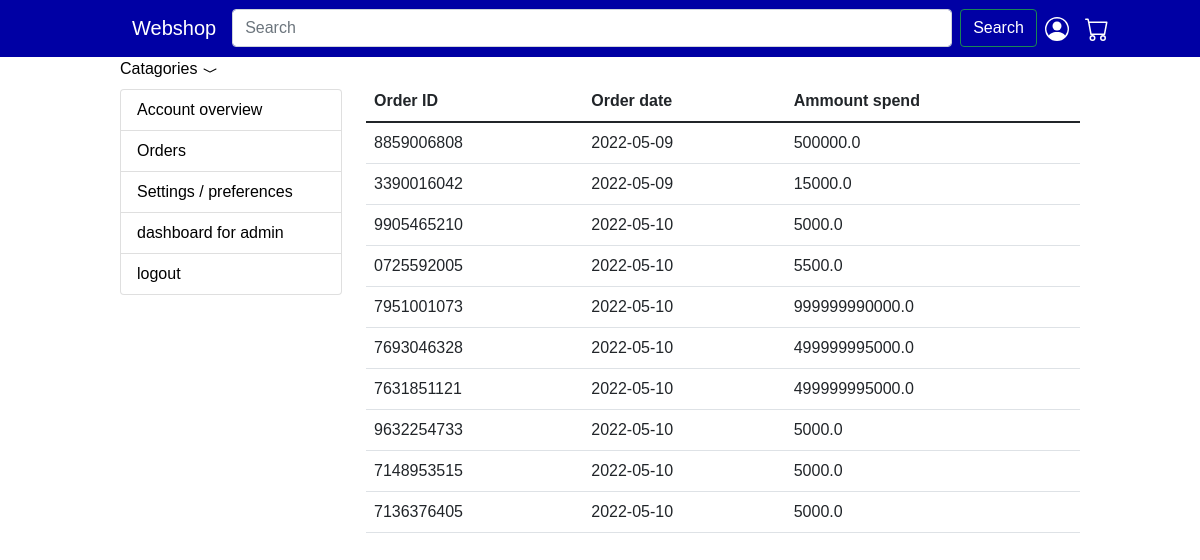
/orders (signed in), run on the app's committed database.
### models.py (models this page shows)
class BaseModel(Model):
    class Meta:
        database = db

class Orders(BaseModel):
    user = ForeignKeyField(BaseModel)
    product = ForeignKeyField(Products)
    ammount = IntegerField()
    order_date = DateField()
    order_id = CharField()
    order_product_price =  FloatField()

### main.py (the view)
@app.route('/orders')
@login_required
def show_orders():
    items = orders.get_order_list_from_user(current_user)
    return render_template('orders.html', items = items, query_catagories = query_catagories)

### main.py (called while the page is built)
@app.before_request
def make_session_permenant():
    session.permanent = True
    app.permanent_session_lifetime = timedelta(minutes=120)

@login_manager.user_loader
def load_user(user_id):
    return Users.get(user_id)

### orders.py (called while the page is built)
def get_order_list_from_user(user):
    query = Orders.select().where(Orders.user_id == user.user_id)
    my_list = []
    if query.exists():
        for item in query:
            my_list.append(item.order_id)
    user_orders_list = list(dict.fromkeys(my_list))
    if user_orders_list:
        nested_dict = {}
        i = 1
        for item in user_orders_list:
            order_ammount = 0
            order_item = Orders.select().where(Orders.order_id == item)
            for object in order_item:
                order_date = object.order_date
                order_ammount = order_ammount + (object.ammount * object.order_product_price)
            nested_dict[i] = {'order_id' : item, 'order_date' : order_date, 'order_ammount' : order_ammount}
            i = i + 1
        return nested_dict
    else:
        print('order list is empty')

### templates/orders.html
{% extends "base.html" %}
{% block content %}
<div class="row">
    {% include 'sidebar.html' %}
    <div class="col-9">
    {% if items %}
    <table class="table">
        <thead class="thead-dark">
            <tr>
                <th>Order ID</th>
                <th>Order date</th>
                <th>Ammount spend</th>
            </tr>
        </thead>
        <tbody>
            {% for item in items.values()%}
            <tr>
                <td>{{ item['order_id'] }}</td>
                <td>{{ item['order_date']}}</td>
                <td>{{ item['order_ammount']}}</td>
            </tr>
            {% endfor %}
        </tbody>
    </table>
    {% else %}
        <h3>You have nothing ordered yet</h3>
    {% endif %}
</div>
</div>
{% endblock content %}

### templates/base.html (shortened to what this page needs)
<!DOCTYPE html>
<html>
    <head>
        <link href="https://cdn.jsdelivr.net/npm/bootstrap@5.1.3/dist/css/bootstrap.min.css" rel="stylesheet">
        <link rel="stylesheet" type="text/css" href="{{ url_for('static', filename='style.css') }}" />
    </head>
    <body>
          <nav class="navbar navbar-expand-lg navbar-light bg-light nav_blue">
            <div class="container-fluid margin_left_10">
              <a class="navbar-brand" href="/products">Webshop</a>
              <div class="collapse navbar-collapse" id="navbarTogglerDemo02">
                <form class="d-flex" method="post" action="/search">
                  <input class="form-control me-2" type="search" style="width: 60vw;" placeholder="Search" aria-label="Search" name="Search">
                  <button class="btn btn-outline-success" type="submit">Search</button>
                </form>
                <ul class="navbar-nav me-auto mb-2 mb-lg-0 ">
                      <li class="nav-item">
                          <a class="nav-link" href="/account"></a>
                        </li>
                      <li class="nav-item">
                          <a class="nav-link" href="/cart"></a>
                        </li>
                </ul>
              </div>
            </div>
          </nav>
          <div class="dropdown show">
            <a class="" href="#" role="button" id="dropdownMenuLink" data-toggle="dropdown" aria-haspopup="true" aria-expanded="false">
              Catagories <svg xmlns="http://www.w3.org/2000/svg" width="16" height="16" fill="currentColor" class="bi bi-chevron-compact-down" viewBox="0 0 16 16">
                <path fill-rule="evenodd" d="M1.553 6.776a.5.5 0 0 1 .67-.223L8 9.44l5.776-2.888a.5.5 0 1 1 .448.894l-6 3a.5.5 0 0 1-.448 0l-6-3a.5.5 0 0 1-.223-.67z"/>
              </svg>
            </a>
          </div>
        {% block content %}
        {% endblock %}
    </body>
</html>

### templates/sidebar.html
<div class="col-3 list_overview">
    <ul class="list-group mt-2">
        <li class="list-group-item">
            <a href="/user/dashboard">Account overview</a>
        </li>
        <li class="list-group-item">
            <a href="/orders">Orders</a>
        </li>
        <li class="list-group-item">
            <a href="/?">Settings / preferences</a>
        </li>
        {% if current_user.is_admin %}
        <li class="list-group-item">
            <a href="/admin/dashboard">dashboard for admin</a>
        </li>
        {% endif %}
        <li class="list-group-item">
            <a href="/logout">logout</a>
        </li>
    </ul>
</div>

### static/style.css (style rules this page uses)
Body { font-family: Verdana, sans-serif; margin:0%; padding:0; }
a { text-decoration: none; color: black; }
.list_overview ul li { list-style-type: none; }
body { width: 80%; margin-left: 10%; }
.nav_blue { background-color: #0000a4 !important; width: 100vw; margin-left: -10vw; }
.container-fluid a, .container-fluid button { color: white !important; }
.margin_left_10 { margin-left: 10vw; }

### data on the page
Orders: order_id "8859006808", order_date "2022-05-09", order_ammount "500000.0"
Orders: order_id "3390016042", order_date "2022-05-09", order_ammount "15000.0"
Orders: order_id "9905465210", order_date "2022-05-10", order_ammount "5000.0"
Orders: order_id "0725592005", order_date "2022-05-10", order_ammount "5500.0"
Orders: order_id "7951001073", order_date "2022-05-10", order_ammount "999999990000.0"
Orders: order_id "7693046328", order_date "2022-05-10", order_ammount "499999995000.0"
Orders: order_id "7631851121", order_date "2022-05-10", order_ammount "499999995000.0"
Orders: order_id "9632254733", order_date "2022-05-10", order_ammount "5000.0"
Orders: order_id "7148953515", order_date "2022-05-10", order_ammount "5000.0"
Orders: order_id "7136376405", order_date "2022-05-10", order_ammount "5000.0"
